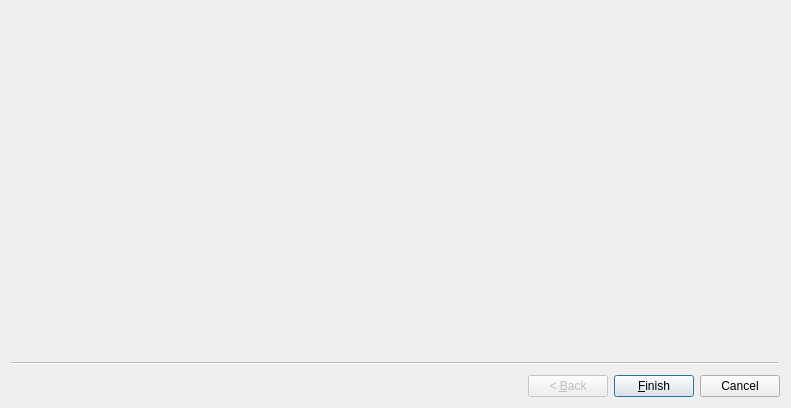
<?xml version="1.0" encoding="UTF-8"?>
<ui version="4.0">
 <class>WizardEditProfile</class>
 <widget class="QWizard" name="WizardEditProfile">
  <property name="geometry">
   <rect>
    <x>0</x>
    <y>0</y>
    <width>791</width>
    <height>408</height>
   </rect>
  </property>
  <property name="windowTitle">
   <string>Wizard</string>
  </property>
  <widget class="MTPageNym_AltLocation" name="wizardPage"/>
 </widget>
 <customwidgets>
  <customwidget>
   <class>MTPageNym_AltLocation</class>
   <extends>QWizardPage</extends>
   <header location="global">gui/widgets/pagenym_altlocation.hpp</header>
   <container>1</container>
  </customwidget>
 </customwidgets>
 <resources/>
 <connections/>
</ui>
